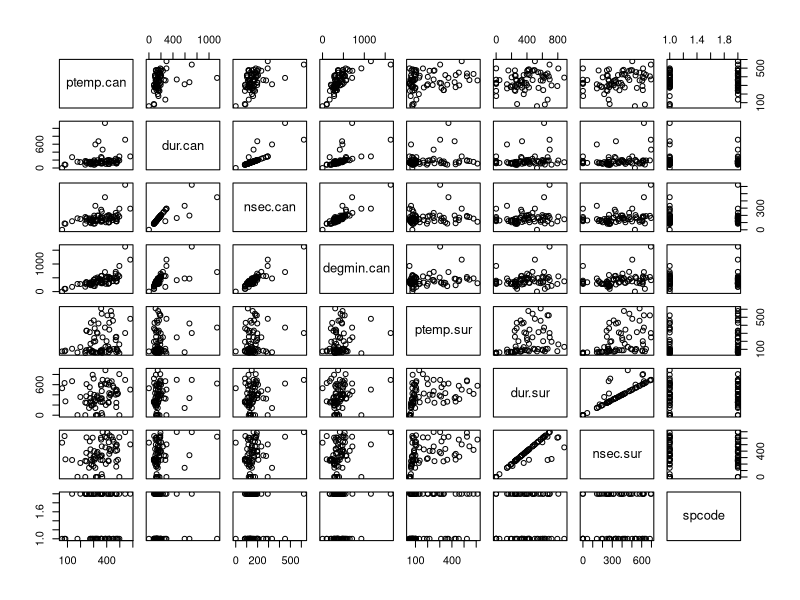
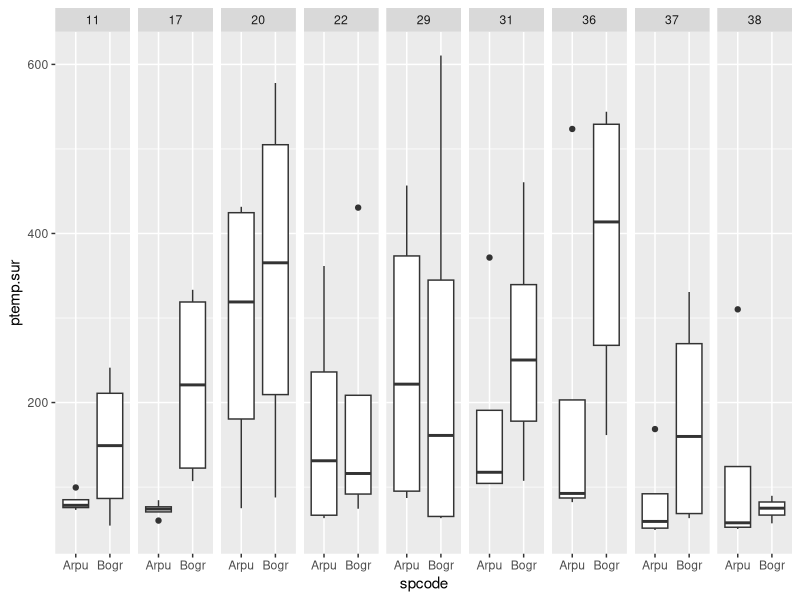
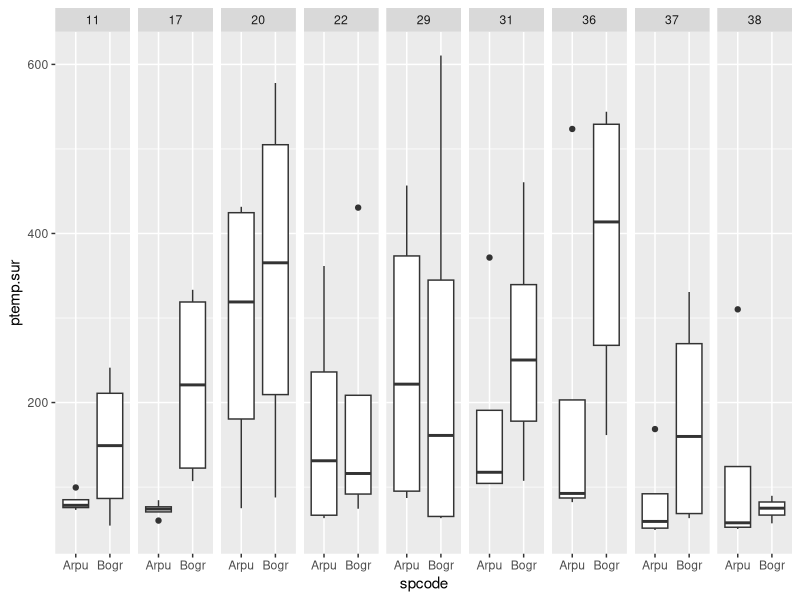

Write R code to recreate these figures, in order.
library(ggplot2)
library(nlme)

burns <- read.csv("../data/rangeland-burns-temps.csv")

plot(burns[,c(7:10, 12:14, 16)])

ggplot(burns, aes(spcode, ptemp.sur)) +
    geom_boxplot() +
    facet_grid(. ~ plot)
ggsave("../results/ptemp-by-spcode-plot.pdf")


## significant effect of species on peak temperature
ptemp.sur.mod <- lme(ptemp.sur ~ spcode, random = ~ 1 | plot, data = burns)
summary(ptemp.sur.mod)
anova(ptemp.sur.mod)

